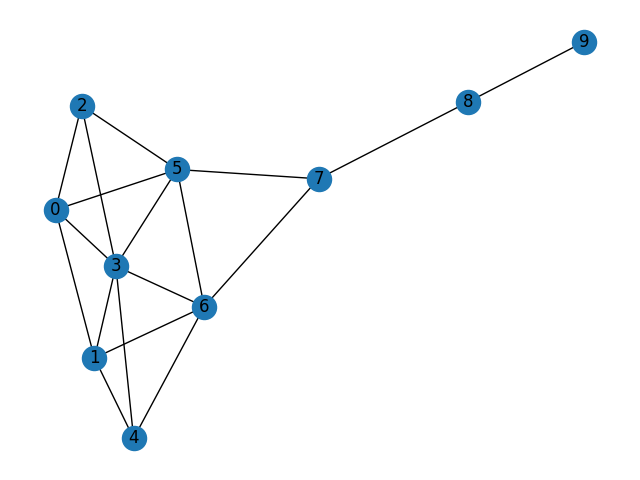

The Python source for this figure:
import networkx as nx
import matplotlib.pyplot as plt

# Create a Krackhardt Kite graph
# Krackhardt Kite Graph
G = nx.krackhardt_kite_graph()

# Draw the graph using NetworkX and Matplotlib
nx.draw(G, with_labels=True)
plt.show()
